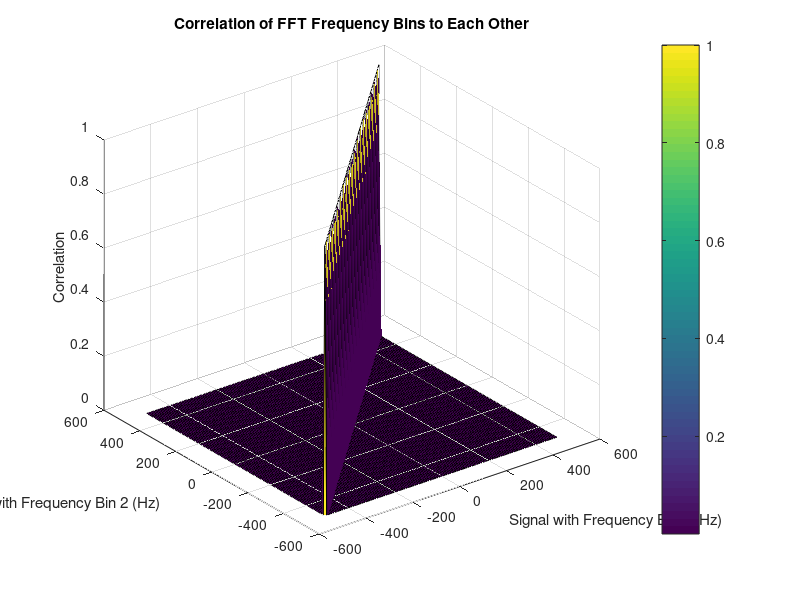

The MATLAB script that drew this image: (Note: this script raises an error after producing the figure.)
% Orthogonality of FFT frequency bins
% FFT as a dot product
%
% Turker Dolapci
% 2024.09.10
%

clear all
close all
clc

fs= 1e3; %sampling rate
numsamp=1024;%number of samples to be generated
t= (0:(1/fs):((numsamp-1)/fs)).'; %time vector
fftlen=128; %length of fft, can be selected equal to length(t) (number of time domain samples) for full resolution
df=fs/fftlen; %frequency resolution of fft

f_values= (((-fs/2):df:((fs/2)-df)) + (mod(fftlen,2)*df)/2).'; %frequency values of fft outputs, -0.5fs to 0.5fs

%nth column of the sig is the compex exponential with nth frequency of the fourier analysis
for n=1:length(f_values)
    sig(:,n)=exp(j*2*pi*f_values(n)*t);
end

%correlation matrix which shows the correaltion between the complex sinusoidals of the fourier analysis
for n=1:length(f_values)
    for nn=1:length(f_values)
        corrMatrix(n,nn)=dot(sig(:,n),sig(:,nn))/length(t);
    end
end

figure;
surf(f_values,f_values,abs(corrMatrix))
colorbar
xlabel(['Signal with Frequency Bin 1 (Hz)'])
ylabel(['Signal with Frequency Bin 2 (Hz)'])
zlabel('Correlation')
grid on
title('Correlation of FFT Frequency Bins to Each Other')

pause();

%%%%%%%%%%%%%%%%%%%%%%%%

% Generate a test signal
fTest= f_values(20) %frequency of the test signal
phaseTest_deg=30 %phase fof the test signal
sigTest= exp(j*2*pi*fTest*t+j*deg2rad(phaseTest_deg)); %generated test signal

% correlation matrix which shows the correlation between the complex
%sinusoidals of the fourier analysis and the test signal
for n=1:length(f_values)
    corrMatrixFFT(n,1)=dot(sig(:,n),sigTest)/length(t);
end

figure;
tiledlayout(2,1)
ax1 = nexttile;
plot(f_values,abs(corrMatrixFFT))
colorbar
xlabel(['Signal with Frequency Bin (Hz)'])
ylabel(['Magnitude of Correlation of Test Signal with FFT Bins'])
grid on
title('Correlation of FFT Frequency Bins with Test Signal')

ax2 = nexttile;
plot(f_values,rad2deg(angle(corrMatrixFFT)))
colorbar
xlabel(['Signal with Frequency Bin (Hz)'])
ylabel(['Phase of Correlation of Test Signal with FFT Bins (^\circ)'])
grid on
% title('Correlation of FFT Frequency Bins with Test Signal')
linkaxes([ax1,ax2],'x')